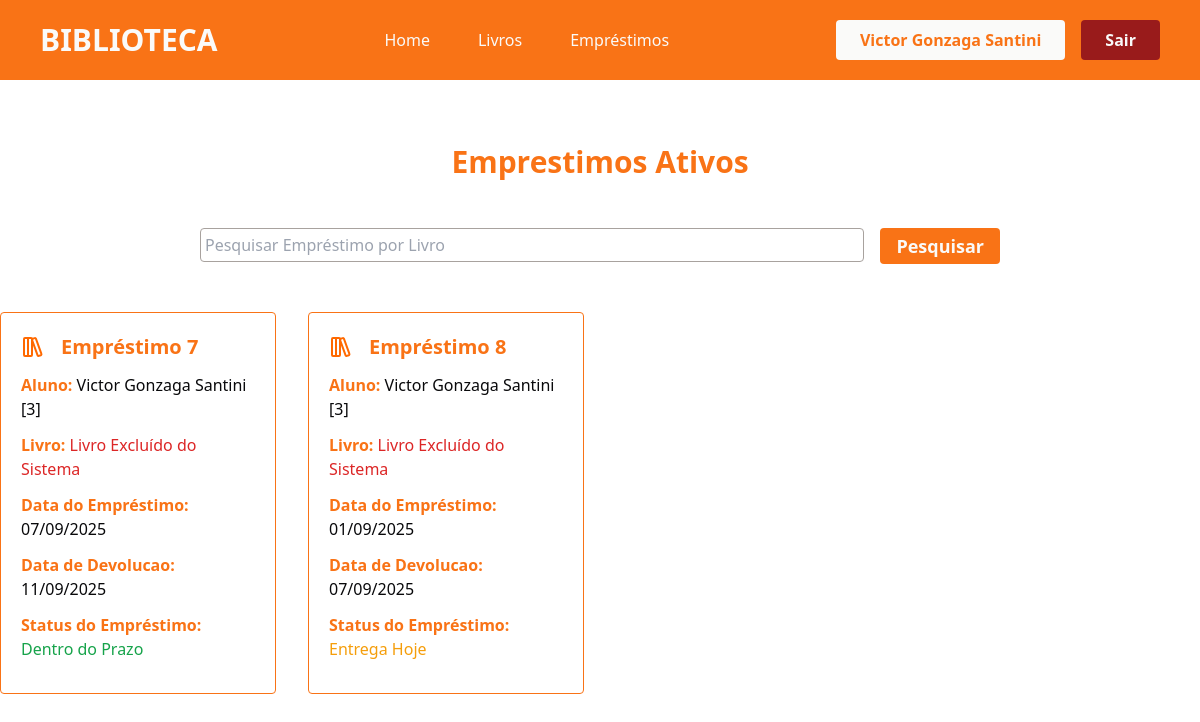
Before: /emprestimos/ (signed in) with the older database file.
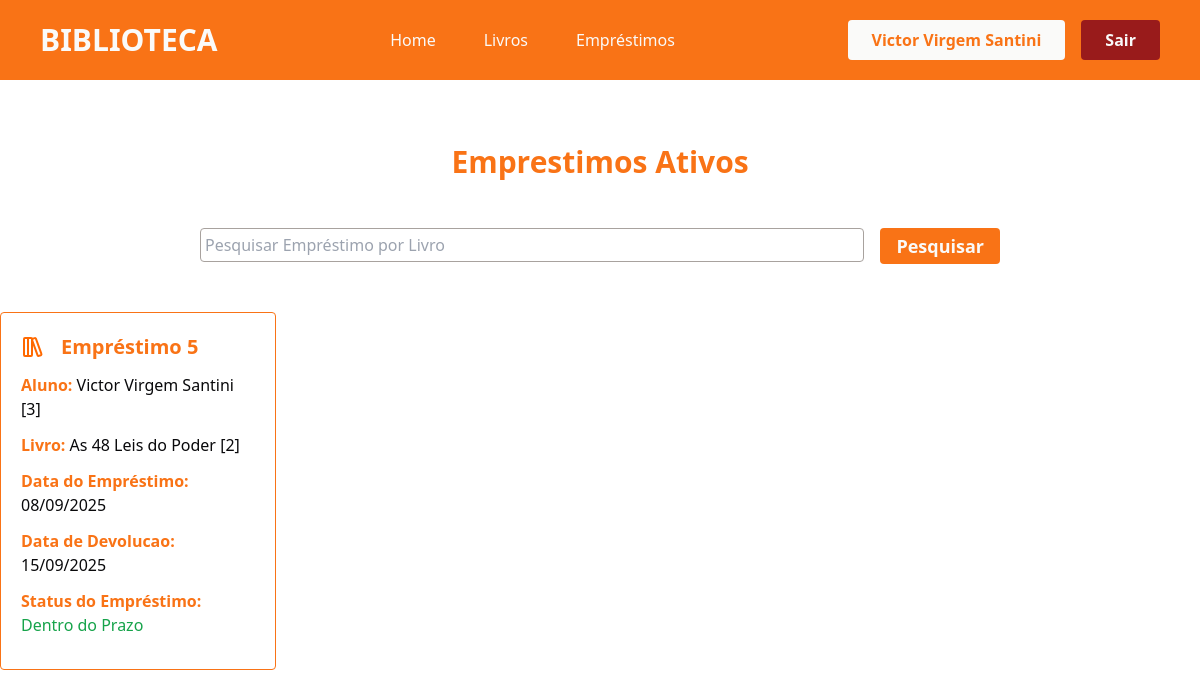
After: the same page with the newer database file.
### app/models.py (models this page shows)
class User(db.Model, UserMixin):
    id = db.Column(db.Integer, primary_key=True)
    nome = db.Column(db.String(100), nullable=True)
    telefone = db.Column(db.String(100), nullable=True)
    email = db.Column(db.String(100), nullable=True)
    senha = db.Column(db.String(100), nullable=True)
    emprestimos = db.relationship('Emprestimo', backref='user', lazy=True)

class Emprestimo(db.Model):
    id = db.Column(db.Integer, primary_key=True)
    data_emprestimo = db.Column(db.DateTime, default=datetime.now)
    data_devolucao = db.Column(db.DateTime, default=datetime.now)
    user_id = db.Column(db.Integer, db.ForeignKey('user.id', name="fk_emprestimo_user"), nullable=True)
    livro_id = db.Column(db.Integer, db.ForeignKey('livro.id', name="fk_emprestimo_livro"), nullable=True)
    statusEmprestimo = db.Column(db.String(100), nullable=True)

class Livro(db.Model):
    id = db.Column(db.Integer, primary_key=True)
    titulo = db.Column(db.String(100), nullable=True)
    autor = db.Column(db.String(100), nullable=True)
    editora = db.Column(db.String(100), nullable=True)
    anoPublicacao = db.Column(db.Integer, nullable=True)
    genero = db.Column(db.String(100), nullable=True)
    quantidade_disponivel = db.Column(db.Integer, nullable=True)
    status = db.Column(db.String(100), nullable=True)
    emprestimos = db.relationship('Emprestimo', backref='livro', lazy=True)

### app/views.py (the view)
@app.route('/emprestimos/')
@login_required
def emprestimos():
    if request.method == 'GET':
        pesquisa = request.args.get('pesquisa', '')
    dados = Emprestimo.query.join(User).order_by(Emprestimo.id)
    if pesquisa != '':
        dados = dados.join(Emprestimo.livro).filter(Livro.titulo.ilike(f'%{pesquisa}%'))
    emprestimos = {'dados' : dados.all()}
    return render_template('emprestimos.html', emprestimos=emprestimos)

### app/models.py (called while the page is built)
@login_manager.user_loader
def load_user(user_id):
    return User.query.get(user_id)

### app/templates/emprestimos.html (shortened to what this page needs)
{% extends "head.html" %}
{% block content %}
<div class="container-livros flex flex-col justify-center align-center">
    <div class="titulo mt-[4rem] flex-col justify-center items-center">
        <h2 class="text-3xl text-center text-orange-500 font-bold">Emprestimos Ativos</h2>
    </div>
    <div class="pesquisa mt-[3rem] flex justify-center">
        <form action="" method="get" class="flex flex-row gap-4 w-[800px]">
                <div class="w-full">
                    <input type="text" name="pesquisa" class="w-full border-[1px] rounded border-stone-400 px-1 py-1 outline-orange-500 outline-2" placeholder="Pesquisar Empréstimo por Livro">
                </div>
                <div class="w-70">
                    <button type="submit" class="bg-orange-500 w-full text-stone-50 font-semibold text-lg rounded py-1 px-4 hover:bg-orange-700 cursor-pointer transition-all duration-500">Pesquisar</button>
                </div>
            </form>
    </div>
    <section class="emprestimos flex justify-center mt-[3rem]">
        <div class="lista-emprestimos grid grid-cols-4 gap-[2rem] mb-[2rem] w-[1500px]" >
            {% for emp in emprestimos.dados %}
            {% if current_user.id == emp.user.id or current_user.email == 'admin@gmail.com' %}
                <div class="card-emprestimo border-orange-500 border-[1px] rounded p-5">
                    <div class="nome-svg flex flex-row gap-4 items-center justify-start">
                        <h2 class="text-xl font-semibold text-orange-500">Empréstimo {{emp.id}}</h2>
                    </div>
                    <p class="mt-3 text-orange-500 font-semibold">Aluno: <span class="text-zinc-950 font-normal">{{emp.user.nome}} [{{emp.user.id}}]</span></p>
                    <p class="mt-3 text-orange-500 font-semibold">Livro: {% if emp.livro %}<span class="text-zinc-950 font-normal">{{emp.livro.titulo}} [{{emp.livro.id}}] </span> {% else %} <span class="text-red-600 font-normal"> Livro Excluído do Sistema</span>  {% endif %}</p>
                    <p class="mt-3 text-orange-500 font-semibold">Data do Empréstimo: <span class="text-zinc-950 font-normal">{{emp.data_emprestimo.strftime('%d/%m/%Y')}}</span></p>
                    <p class="mt-3 text-orange-500 font-semibold">Data de Devolucao: <span class="text-zinc-950 font-normal">{{emp.data_devolucao.strftime('%d/%m/%Y')}}</span</p>
                    <p class="mt-3 mb-3 text-orange-500 font-semibold">Status do Empréstimo: {% if emp.statusEmprestimo == 'Devolução Atrasada' %} <span class="text-red-800 font-normal animate-pulse">{{emp.statusEmprestimo}}</span> {% elif emp.statusEmprestimo == 'Entrega Hoje' %} <span class="text-amber-500 font-normal animate-pulse">{{emp.statusEmprestimo}}</span> {% else %}  <span class="text-green-600 font-normal">{{emp.statusEmprestimo}}</span> {% endif %}</p>
                </div>
            {% endif %}
            {% endfor %}
        </div>
    </section>
</div>
{% endblock %}

### app/templates/header.html (shortened to what this page needs)
{% extends "head.html" %}
{% block content %}
<header class="font-sans px-10 py-5 bg-orange-500">
    <div class="container-header flex justify-between items-center">
        <div class="logo text-stone-50 font-bold text-3xl">
            <h1>BIBLIOTECA</h1>
        </div>
        <nav class="nav flex gap-12 text-stone-50 font-medium">
            <a href="{{ url_for('homepage') }}">Home</a>
            <a href="{{ url_for('livros') }}">Livros</a>
            <a href="{{ url_for('emprestimos') }}">Empréstimos</a>
        </nav>
        <div class="login flex gap-4">
            {% if current_user.is_authenticated %}
            <p class="bg-stone-50 px-6 py-2 text-orange-500 rounded font-semibold">{{current_user.nome}}</p>
                <a href="{{ url_for('logout') }}" class="bg-red-800 px-6 py-2 text-stone-50 rounded font-semibold cursor-pointer hover:bg-red-900 transition-all duration-500">Sair</a>
            {% endif %}
        </div>
    </div>
</header>
{% endblock %}

Changed rows visible on the page:
removed Emprestimo: id "7", user.nome "Victor Gonzaga Santini", user.id "3", shows "Livro Excluído do Sistema", data_emprestimo "07/09/2025", data_devolucao "11/09/2025", statusEmprestimo "Dentro do Prazo"
removed Emprestimo: id "8", user.nome "Victor Gonzaga Santini", user.id "3", shows "Livro Excluído do Sistema", data_emprestimo "01/09/2025", data_devolucao "07/09/2025", statusEmprestimo "Entrega Hoje"
changed User: nome "Victor Gonzaga Santini" → "Victor Virgem Santini"
now on this page (row edited): Emprestimo: id "5", user.nome "Victor Virgem Santini", user.id "3", livro.titulo "As 48 Leis do Poder", livro.id "2", data_emprestimo "08/09/2025", data_devolucao "15/09/2025", statusEmprestimo "Dentro do Prazo"
